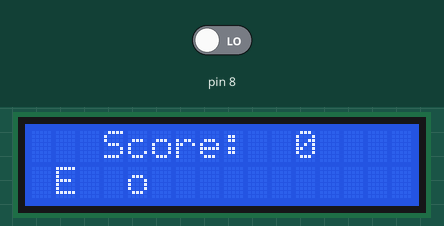
Recording of a sketch running on a simulated Arduino Uno, built with avr-gcc and run on an emulated ATmega328P. Shown: 16×2 character LCD. Inputs (shaded band) come from the test bench; at power-on: pin 8 LOW.

Above: at 1.26 s.
1.3 s: pin 8 driven HIGH
At 1.47 s:
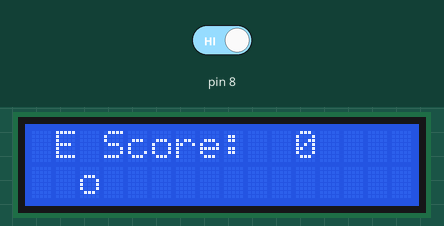
3.1 s: pin 8 driven LOW
At 5.6 s:
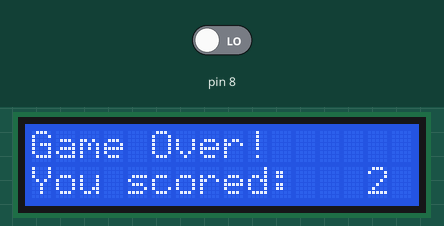
6.1 s: pin 8 driven HIGH
At 9.29 s:
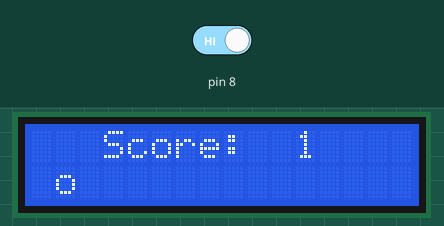

The sketch:

jumpingGame.ino
```cpp
// SIMPLE DINO GAME!

#include <LiquidCrystal.h>
#include <string.h>
LiquidCrystal lcd(12,11,5,4,3,2);
int screenPositions[16][2];


bool isGameOver = false;
int score = 0;

class Object {
  public:
  String icon;
  bool isPlayer;
  int xPos;
  int yPos;
  bool isJumping = false;
  const int jumpAirTimeLimit = 10;
  int timeJumping = 0;

  Object(String i, bool e, int x, int y)
  {
    icon = i;
    isPlayer = e;
    xPos = x;
    yPos = y;
  }
};


Object player("E",true, 1,1);
Object hurdle("o", false, 15,1);


void setup() {
  // put your setup code here, to run once:


  pinMode(8, INPUT);
  lcd.begin(16,2);

  lcd.setCursor(player.xPos, player.yPos);
  lcd.print(player.icon);
  lcd.setCursor(hurdle.xPos, hurdle.yPos);
  lcd.print(hurdle.icon);

}

void loop() {

  if(!isGameOver)
  {
    lcd.clear();
    lcd.setCursor(player.xPos, player.yPos);
    lcd.print(player.icon);
    lcd.setCursor(hurdle.xPos, hurdle.yPos);
    lcd.print(hurdle.icon);
    lcd.setCursor(3,0);
    lcd.print("Score: ");
    lcd.setCursor( 11, 0);
    lcd.print(score);


    if(digitalRead(8) == HIGH && !player.isJumping)
    {
      player.yPos = 0;
      player.timeJumping = 0;
      player.isJumping = true;
    }
     delay(100);

        if(player.isJumping)
        {
          player.timeJumping++;
          if(player.timeJumping >= player.jumpAirTimeLimit)
          {
            player.yPos = 1;
            player.isJumping = false;
          }

        }
        if(hurdle.xPos == player.xPos &&  hurdle.yPos == player.yPos)
        {
          isGameOver = true;
        }
        hurdle.xPos--;
        if(hurdle.xPos < 0)
        {
          hurdle.xPos = 15;
          score++;
  }

  }
  else
  {
    lcd.clear();
    lcd.print("Game Over!");
    lcd.setCursor(0,1);
    lcd.print("You scored: ");
    lcd.setCursor(14, 1);
    lcd.print(score);
    delay(100);
      if(digitalRead(8) == HIGH)
    {
      isGameOver = false;
      score = 0;
      hurdle.xPos = 15;
      player.yPos = 1;
      player.isJumping = false;
    }


  }
}
```

Measured:
- after the input at 1.3 s, the display: first differs from a run without the input after 0.12 s (image 1)
- after the input at 6.1 s, the display: first changes at once (image 3 shows a later state)
